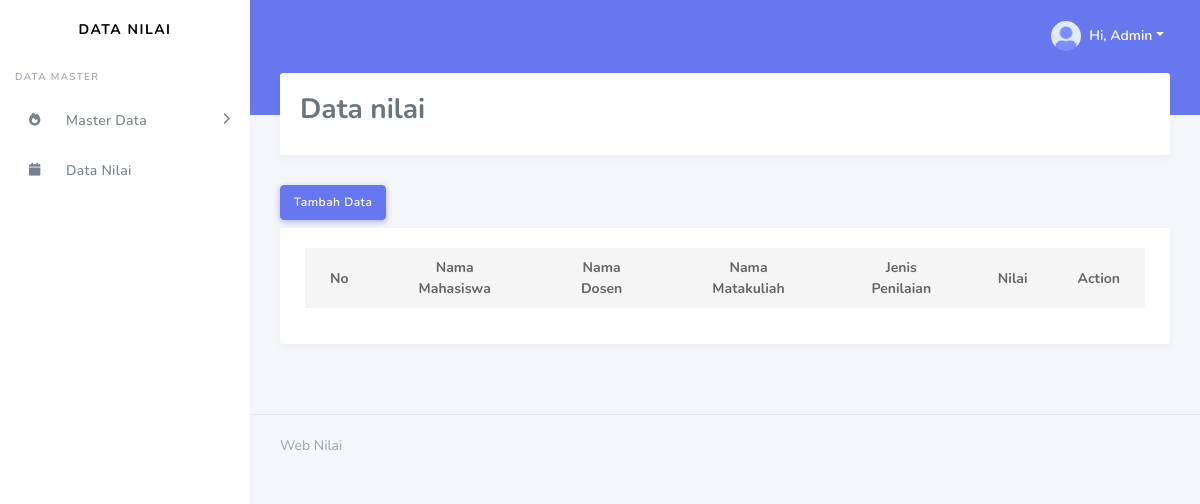
/nilai.php, run on an earlier commit of the app's database.
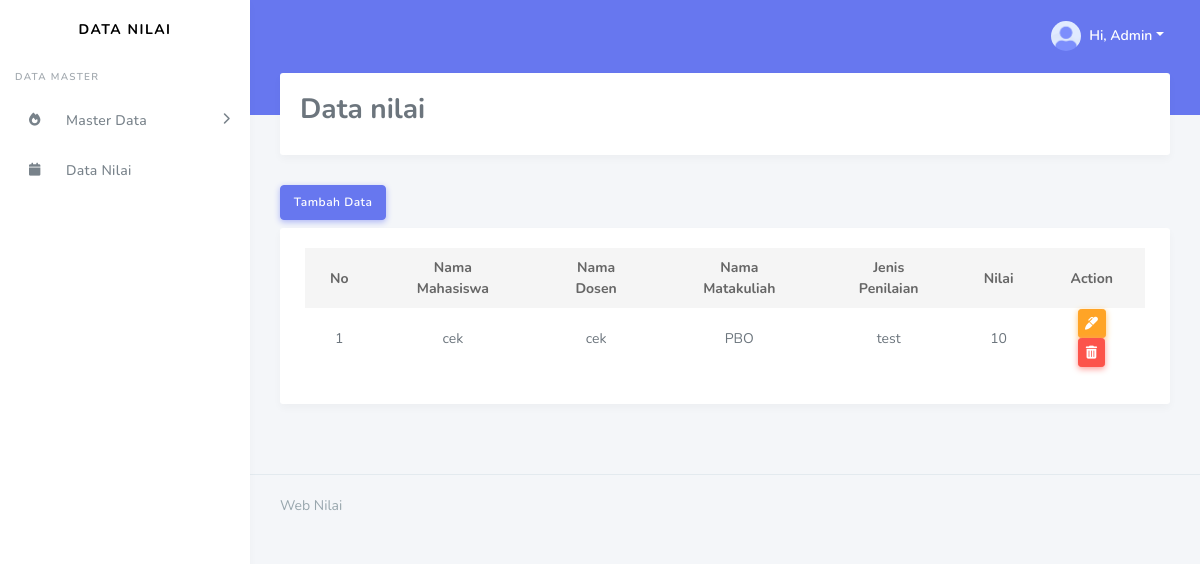
And on a later commit of the database.
### tables this page shows
CREATE TABLE `nilai` (
  `id_nilai` int(11) NOT NULL,
  `id_mahasiswa` int(11) NOT NULL,
  `id_dosen` int(11) NOT NULL,
  `id_matakuliah` int(11) NOT NULL,
  `jenis_nilai` varchar(100) NOT NULL,
  `nilai` int(11) NOT NULL
);

CREATE TABLE `mahasiswa` (
  `id_mahasiswa` int(11) NOT NULL,
  `nim` varchar(100) NOT NULL,
  `nama` varchar(100) NOT NULL,
  `alamat` text NOT NULL,
  `jenis_kelamin` enum('Laki-laki','Perempuan') NOT NULL,
  `email` varchar(110) NOT NULL,
  `prodi` varchar(100) NOT NULL,
  `jurusan` varchar(100) NOT NULL
);

CREATE TABLE `dosen` (
  `id_dosen` int(11) NOT NULL,
  `nip` varchar(50) NOT NULL,
  `nama` varchar(50) NOT NULL,
  `alamat` text NOT NULL,
  `jenis_kelamin` enum('Laki-laki','Perempuan') NOT NULL,
  `email` varchar(100) NOT NULL,
  `jabatan` varchar(100) NOT NULL
);

CREATE TABLE `matakuliah` (
  `id_matakuliah` int(11) NOT NULL,
  `matakuliah` varchar(200) NOT NULL
);

### nilai.php (the view, shortened to what this page needs)
<?php include("db.php"); ?>
<?php include('includes/header.php'); ?>
<div class="main-content">
  <section class="section">
    <div class="section-header">
      <h3>Data nilai</h3>
    </div>
    <button type="button" class="btn btn-primary mb-2" data-toggle="modal" data-target="#tambahdata">
      Tambah Data
    </button>
    <div class="section-body">
      <div class="card table-responsive">
        <div class="card-body ">
          <table class="table table-hover" id="data_tabel">
            <thead class = "text-center">
              <tr>
                <th>No</th>
                <th>Nama Mahasiswa</th>
                <th>Nama Dosen</th>
                <th>Nama Matakuliah</th>
                <th>Jenis Penilaian</th>
                <th>Nilai</th>
                <th class ="text-center">Action</th>
              </tr>
            </thead>
            <tbody class = "text-center">
            <?php
                  $query = "SELECT *, m.nama as nama_mahasiswa, d.nama as nama_dosen FROM nilai n INNER JOIN mahasiswa m ON n.id_mahasiswa = m.id_mahasiswa INNER JOIN dosen d on d.id_dosen = n.id_dosen INNER JOIN matakuliah mt on mt.id_matakuliah = n.id_matakuliah";
                  $result_tasks = mysqli_query($conn, $query);
                  $no = 1;
                  while($row = mysqli_fetch_assoc($result_tasks)) { ?>
                  <tr class = "text-center">
                    <td><?= $no++?></td>
                    <td><?php echo $row['nama_mahasiswa']; ?></td>
                    <td><?php echo $row['nama_dosen']; ?></td>
                    <td><?php echo $row['matakuliah']; ?></td>
                    <td><?php echo $row['jenis_nilai']; ?></td>
                    <td><?php echo $row['nilai']; ?></td>
                    <td class = "text-center">
                      <button type="button" class="btn btn-warning btn-sm" data-toggle="modal" data-target="#update<?php echo $row['id_nilai']?>">
                        <i class="fas fa-marker"></i>
                      </button>
                      <a href="nilai/delete.php?id=<?php echo $row['id_nilai']?>" class="btn btn-danger btn-sm">
                        <i class="fas fa-trash-alt"></i>
                      </a>
                    </td>
                  </tr>
                  <?php } ?>
            </tbody>
          </table>
        </div>
      </div>
    </div>
  </section>
</div>
<?php include('includes/footer.php'); ?>

What changed in the data, as far as the page shows it:
added nilai: id_mahasiswa.nama "cek", id_dosen.nama "cek", id_matakuliah.matakuliah "PBO", jenis_nilai "test", nilai "10"
